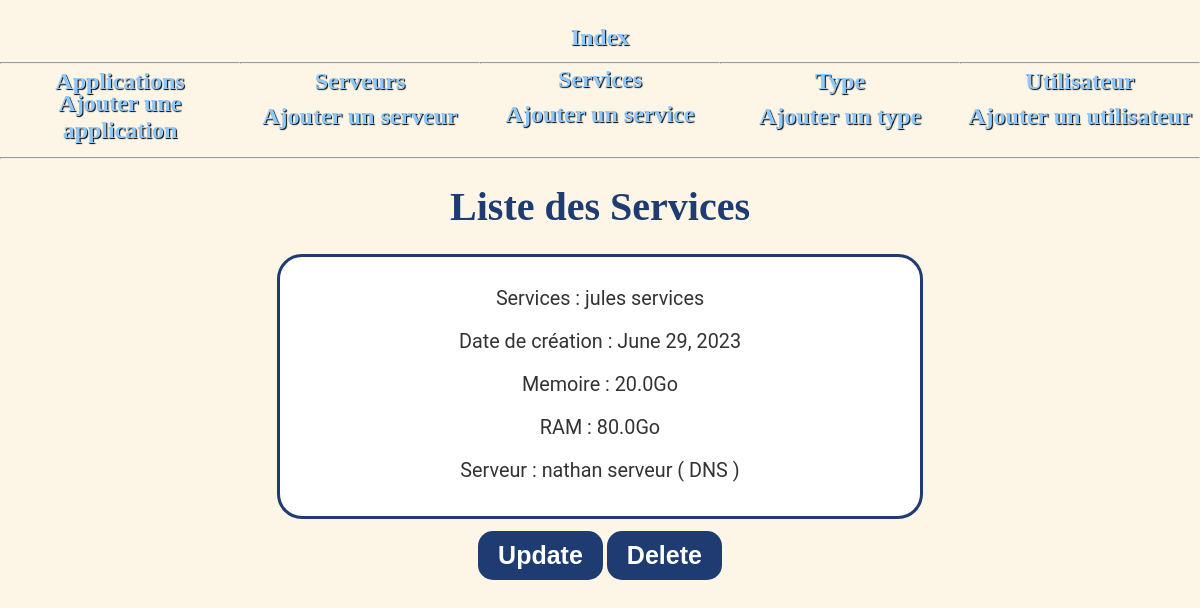
The app's page /adminsite/services/, older data.
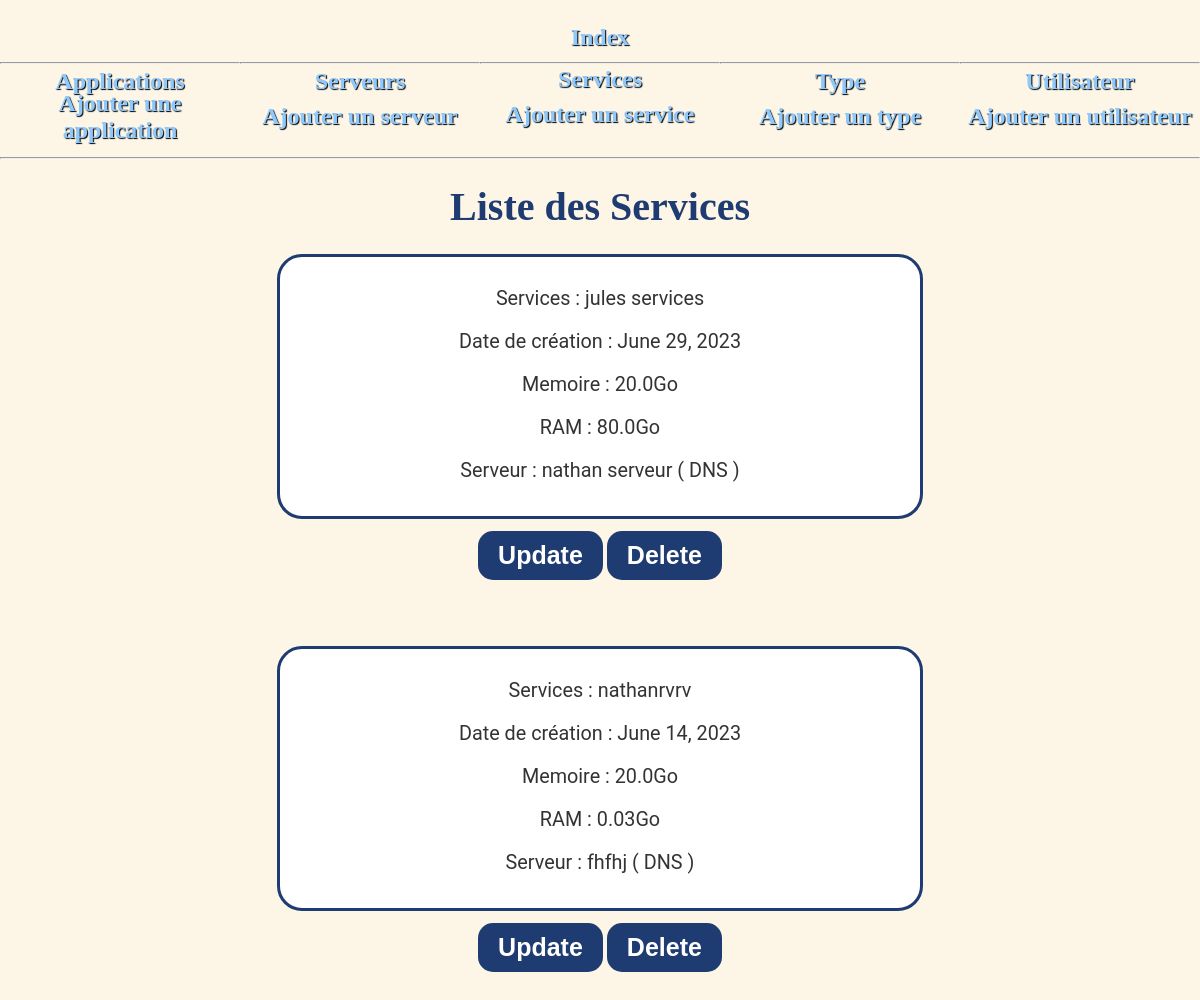
The same page, newer data.
### adminsite/models.py (models this page shows, shortened)
class Services(models.Model):
    nom = models.CharField(max_length=30)
    date = models.DateField()
    stockage_use = models.CharField(max_length=18,null=True)
    memoire_vive = models.CharField(max_length=18,null=True)
    serveur_lancement = models.ForeignKey(Serveurs, on_delete=models.CASCADE, null=True, related_name="serveur_lancement")

class Serveurs(models.Model):
    nom = models.CharField(max_length=100)
    type = models.ForeignKey(Types, on_delete=models.CASCADE, null=True, related_name="Type")
    processeur = models.IntegerField(max_length=20,null=True)
    memoire_choices = (("64Go","64Go"),("32Go","32Go"),("16Go","16Go"),("8Go","8Go"))
    memoire = models.CharField(max_length=20, choices=memoire_choices, null=True)
    stockage_choices =(("1To","1To"),("512Go","512Go"),("256Go","256Go"), ("128Go","128Go"), ("64Go","64Go"), ("32Go","32Go"))
    stockage = models.CharField(max_length=20, choices=stockage_choices, null=True)
    stockage_initial = models.CharField(max_length=20, null=True, blank=True)
    def __str__(self):
        return f" {self.nom} ( {self.type} )"

class Types(models.Model):
    test_choices = (("Apache","Apache"),("SQL","SQL"),("DNS","DNS"),("Proxy","Proxy"),("Imap","Imap"))
    type = models.CharField(max_length=20, choices=test_choices, null=True)
    description = models.TextField(null = True, blank = True)
    def __str__(self):
        return f"{self.type}"

### adminsite/services_views.py (the view)
# urls.py: path('', views.index),
def index(request):
    app = list(models.Services.objects.all())
    return render(request, 'adminsite/services/affiche.html',{"liste": app})

### adminsite/templates/adminsite/services/affiche.html (shortened to what this page needs)
<!DOCTYPE html>
<html lang="fr">
    {% extends "adminsite/main.html" %}
    {% block content %}
    <h2> Liste des Services</h2>
<ol>
    {% for l in liste %}
    <div class="form">
    <p>Services : {{l.nom}}</p>
    <p>Date de création : {{l.date}}</p>
    <p>Memoire : {{l.stockage_use}}</p>
    <p>RAM : {{l.memoire_vive}}</p>
    <p>Serveur : {{l.serveur_lancement}}</p></div>
<a href="/adminsite/services/update/{{l.id}}/">
<input type="submit" value="Update" class="button">{% csrf_token %}</a>
<a href="/adminsite/services/delete/{{ l.id }}/" >
<input type="submit" value="Delete" class="button">{% csrf_token %}</a>
<br><br>
    {% endfor %}
</ol>
{% endblock %}

Row changes from the older to the newer data that the page shows:
added Services: nom "nathanrvrv", date "June 14, 2023", stockage_use "20.0Go", memoire_vive "0.03Go", serveur_lancement "fhfhj ( DNS )"
